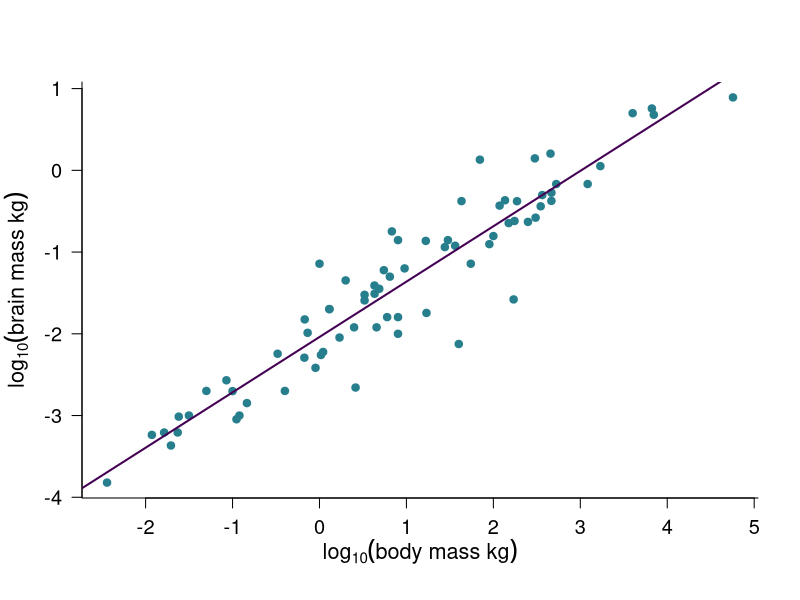
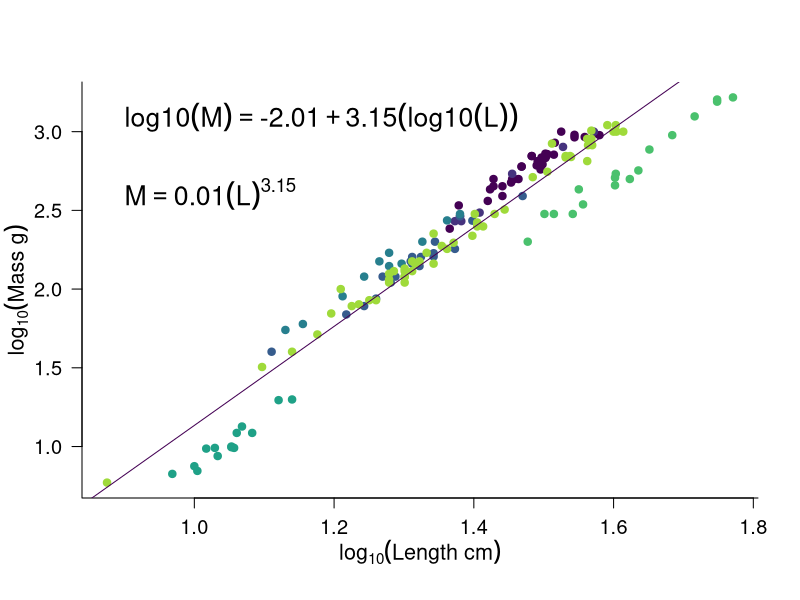
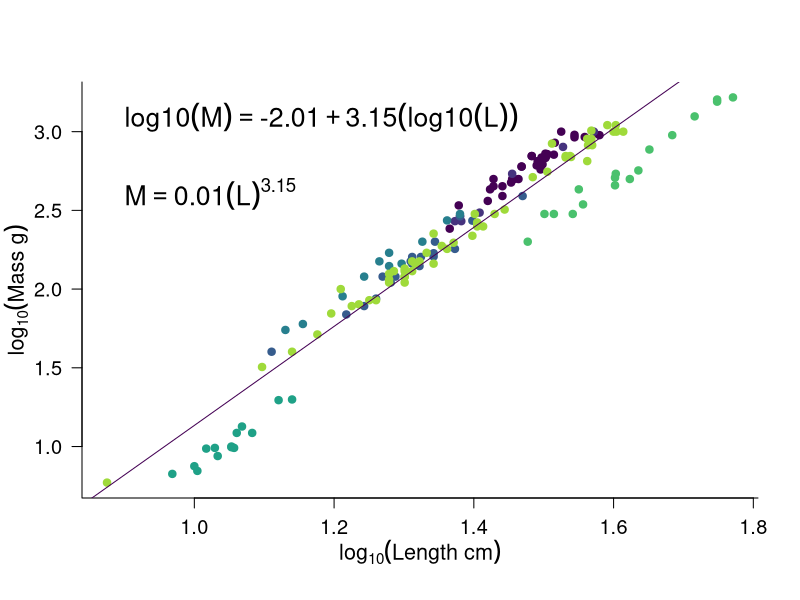
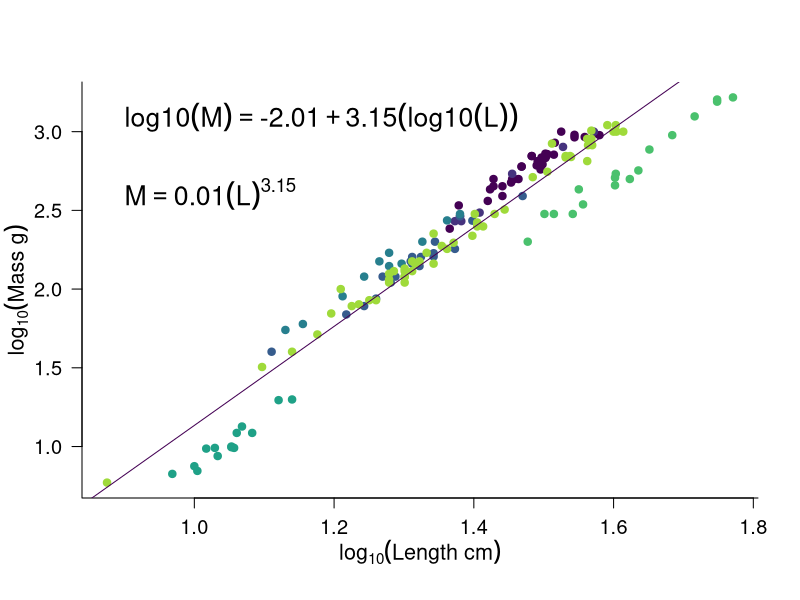
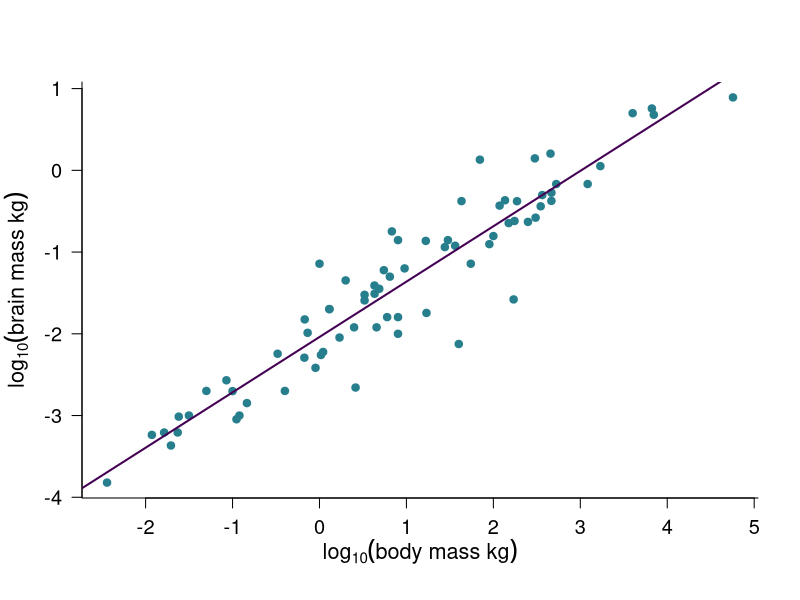
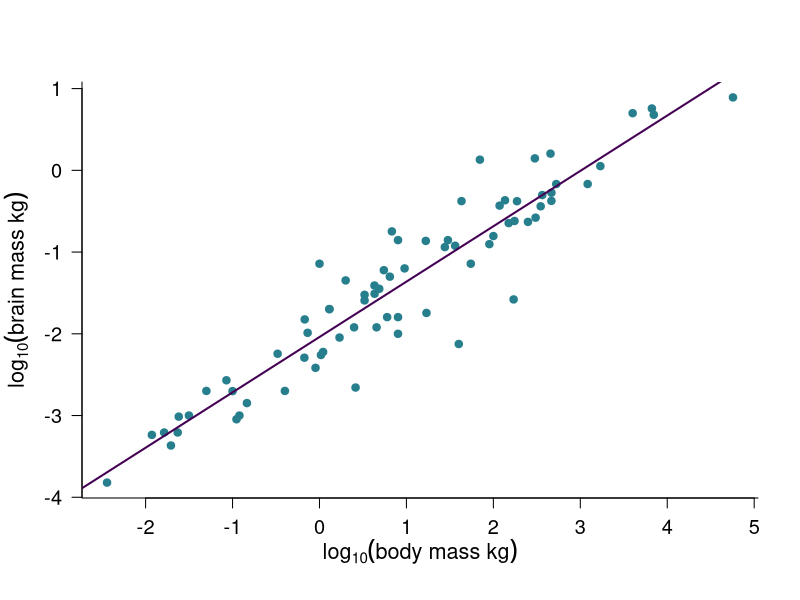

Source code (R) for these figures, in order:
## ---- chunk 1
# set some global knitr build options, notably the default figure size
knitr::opts_chunk$set(collapse = TRUE, comment = "#-", 
                      fig.width = 5, fig.height = 5)

# load the viridis package for pretty and accessible colours especially for those with 
# colour blindness. You will need to install this if you dont have it already using
# install.packages("viridis")
library(viridis)

# Here I create a palette of 8 colours from the viridis spectrum. I can then access these colours
# within plotting commands by e.g. plot(0,0, col = 1), or plot(0,0, col = 4) or plot(0,0, col = 8).
# This palette is also useful as it will print clearly in greyscale without any extra effort.
# see vignette for viridis for more details.
palette(viridis(8))

## ---- chunk 2

# read in the data
mydata <- read.csv("assets/data/brain-data.csv", header = T )

# Im going to convert to kilograms so we get some numbers less 
# than 1 for this example
mydata$brain <- mydata$brain / 1000
mydata$body <- mydata$body / 1000

# plot the log transformed data as a scatter plot
plot(log10(mydata$body), log10(mydata$brain),
     pch = 19, las = 1, bty = "L",
     xlab = expression(log[10](body~mass~kg)),
     ylab = expression(log[10](brain~mass~kg)),
     cex.lab = 1.3,
     cex.axis = 1.2,
     col = 4,
     mgp = c(2.5, 1, 0))
abline(glm(log10(brain)~log10(body), data = mydata), col = 1, lwd = 2 )



## ---- chunk 3

library(rrcov, verbose=F, quietly=T)
data("fish")

with(fish[complete.cases(fish) & fish$Weight>0,],{

# plot the log transformed data as a scatter plot
plot(log10(Length1), log10(Weight),
     pch = 19, las = 1, bty = "L",
     xlab = expression(log[10](Length~cm)),
     ylab = expression(log[10](Mass~g)),
     cex.lab = 1.3,
     cex.axis = 1.2,
     col = Species,
     mgp = c(2.5, 1, 0))


m1 <- glm(log10(Weight)~log10(Length1), data = fish[complete.cases(fish) & fish$Weight>0,])

# add the glm line to the plot
abline(m1, col = 1 )

# print the equation on the plot
m1_coef <- round(coef(m1), 2) # extract coefficients 
text(0.9, 3,
     bquote( log10(M) == .(m1_coef[1]) + .(m1_coef[2]) * (log10(L)) ),
     cex = 1.6, adj = c(0,0))
text(0.9, 2.5,
     bquote( M == .(round(10^m1_coef[1], 3)) * (L) ^ .(m1_coef[2]) ), 
     cex = 1.6, adj = c(0,0))

}) # end with() statement

## ---- chunk 4

with(fish[complete.cases(fish) & fish$Weight>0,],{

# plot the log transformed data as a scatter plot
plot(log10(Length1), log10(Weight),
     pch = 19, las = 1, bty = "L",
     xlab = expression(log[10](Length~cm)),
     ylab = expression(log[10](Mass~g)),
     cex.lab = 1.3,
     cex.axis = 1.2,
     col = Species,
     mgp = c(2.5, 1, 0))
  
  
m1 <- glm(log10(Weight)~log10(Length1), data = fish[complete.cases(fish) & fish$Weight>0,])

# add the glm line to the plot
abline(m1, col = 1 )

# print the equation on the plot
m1_coef <- round(coef(m1), 2) # extract coefficients 
text(0.9, 3,
     bquote( log10(M) == .(m1_coef[1]) + .(m1_coef[2]) * (log10(L)) ),
     cex = 1.6, adj = c(0,0))
text(0.9, 2.5,
     bquote( M == .(round(10^m1_coef[1], 3)) * (L) ^ .(m1_coef[2]) ), 
     cex = 1.6, adj = c(0,0))

}) # end with() statement

## ---- chunk 5

with(fish[complete.cases(fish) & fish$Weight>0,],{

# plot the log transformed data as a scatter plot
plot(log10(Length1), log10(Weight),
     pch = 19, las = 1, bty = "L",
     xlab = expression(log[10](Length~cm)),
     ylab = expression(log[10](Mass~g)),
     cex.lab = 1.3,
     cex.axis = 1.2,
     col = Species,
     mgp = c(2.5, 1, 0))
  
  
m1 <- glm(log10(Weight)~log10(Length1), data = fish[complete.cases(fish) & fish$Weight>0,])

# add the glm line to the plot
abline(m1, col = 1 )

# print the equation on the plot
m1_coef <- round(coef(m1), 2) # extract coefficients 
text(0.9, 3,
     bquote( log10(M) == .(m1_coef[1]) + .(m1_coef[2]) * (log10(L)) ),
     cex = 1.6, adj = c(0,0))
text(0.9, 2.5,
     bquote( M == .(round(10^m1_coef[1], 3)) * (L) ^ .(m1_coef[2]) ), 
     cex = 1.6, adj = c(0,0))

}) # end with() statement

## ---- chunk 6
# plot the log transformed data as a scatter plot
plot(log10(mydata$body), log10(mydata$brain),
     pch = 19, las = 1, bty = "L",
     xlab = expression(log[10](body~mass~kg)),
     ylab = expression(log[10](brain~mass~kg)),
     cex.lab = 1.3,
     cex.axis = 1.2,
     col = 4,
     mgp = c(2.5, 1, 0))
abline(glm(log10(brain)~log10(body), data = mydata), col = 1, lwd = 2 )

## ---- chunk 7
# plot the log transformed data as a scatter plot
plot(log10(mydata$body), log10(mydata$brain),
     pch = 19, las = 1, bty = "L",
     xlab = expression(log[10](body~mass~kg)),
     ylab = expression(log[10](brain~mass~kg)),
     cex.lab = 1.3,
     cex.axis = 1.2,
     col = 4,
     mgp = c(2.5, 1, 0))
abline(glm(log10(brain)~log10(body), data = mydata), col = 1, lwd = 2 )
